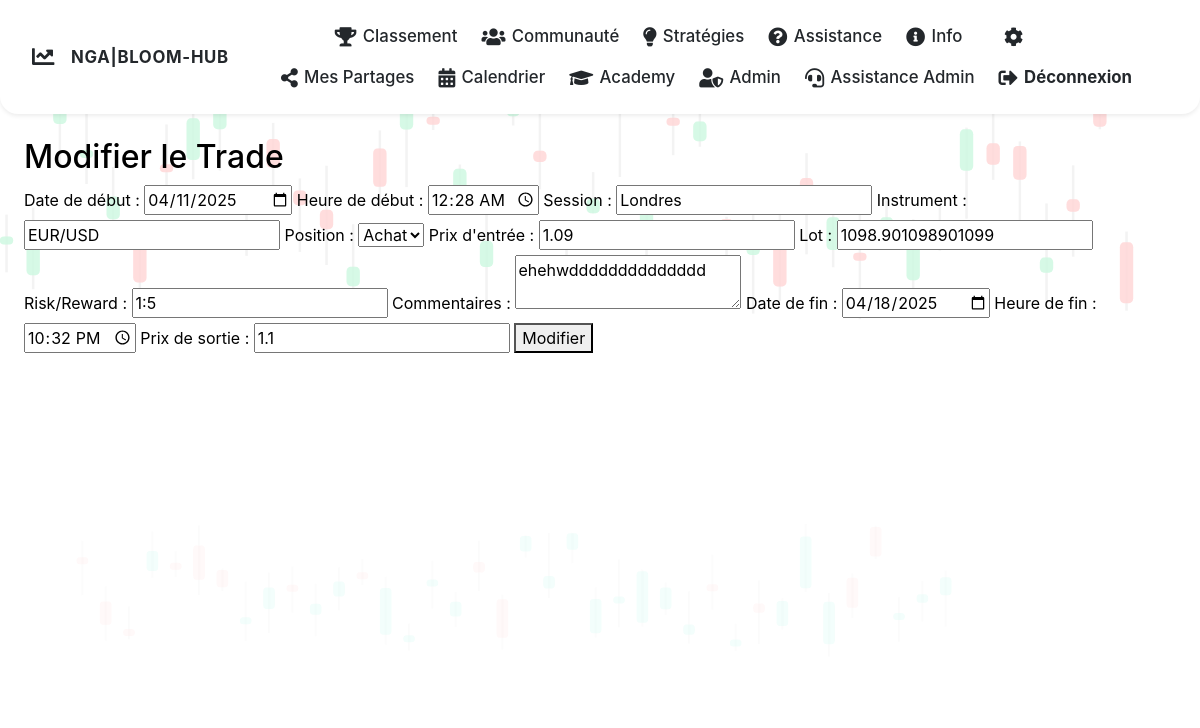
/edit_trade/13 (signed in), run on the app's committed database.
### main.py (models this page shows, shortened)
class Trade(db.Model):
    __tablename__ = 'trades'
    id = db.Column(db.Integer, primary_key=True)
    date_debut = db.Column(db.DateTime, nullable=False)
    date_fin = db.Column(db.DateTime, nullable=True)
    session = db.Column(db.String(50), nullable=False)
    instrument = db.Column(db.String(50), nullable=False)
    position = db.Column(db.String(10), nullable=False)
    prix_entree = db.Column(db.Float, nullable=False)
    prix_sortie = db.Column(db.Float, nullable=True)
    lot = db.Column(db.Float, nullable=False)
    risk_reward = db.Column(db.String(10), nullable=False)
    time_frame = db.Column(db.String(50), nullable=True)
    commentaires = db.Column(db.Text, nullable=True)
    capture = db.Column(db.String(200), nullable=True)
    resultat = db.Column(db.Float, nullable=True)
    pourcentage = db.Column(db.Float, nullable=True)
    statut = db.Column(db.String(20), default="EN_COURS")
    tags = db.Column(db.String(200), nullable=True)
    journal_id = db.Column(db.Integer, db.ForeignKey('journals.id'), nullable=False)
    date_enregistrement = db.Column(db.DateTime, nullable=False, default=datetime.utcnow)
    reflections = db.relationship('ReflectionEntry', backref='trade', lazy=True)

### main.py (the view, shortened to what this page needs)
@app.route('/edit_trade/<int:trade_id>', methods=['GET', 'POST'])
def edit_trade(trade_id):
    if 'user_id' not in session:
        return redirect(url_for('login'))
    trade = Trade.query.get(trade_id)
    if not trade:
        flash("Trade introuvable.")
        return redirect(url_for('home'))
    journal = Journal.query.get(trade.journal_id)
    if not journal or journal.user.id != session['user_id']:
        flash("Accès non autorisé.")
        return redirect(url_for('home'))
    return render_template('edit_trade.html', trade=trade)

### main.py (called while the page is built)
@app.context_processor
def inject_site_name():
    return {'site_name': 'NGA|BLOOM-HUB'}

### templates/edit_trade.html (shortened to what this page needs)
{% extends "base.html" %}
{% block content %}
<h2>Modifier le Trade</h2>
<form method="POST">
    <label for="date_debut">Date de début :</label>
    <input type="date" id="date_debut" name="date_debut" value="{{ trade.date_debut.strftime('%Y-%m-%d') }}" required>
    <label for="heure_debut">Heure de début :</label>
    <input type="time" id="heure_debut" name="heure_debut" value="{{ trade.date_debut.strftime('%H:%M') }}" required>
    <label for="session">Session :</label>
    <input type="text" id="session" name="session" value="{{ trade.session }}" required>
    <label for="instrument">Instrument :</label>
    <input type="text" id="instrument" name="instrument" value="{{ trade.instrument }}" required>
    <label for="position">Position :</label>
    <select id="position" name="position">
        <option value="achat" {% if trade.position == "achat" %}selected{% endif %}>Achat</option>
    </select>
    <label for="prix_entree">Prix d'entrée :</label>
    <input type="text" id="prix_entree" name="prix_entree" value="{{ trade.prix_entree }}" required>
    <label for="lot">Lot :</label>
    <input type="text" id="lot" name="lot" value="{{ trade.lot }}" required>
    <label for="risk_reward">Risk/Reward :</label>
    <input type="text" id="risk_reward" name="risk_reward" value="{{ trade.risk_reward }}" required>
    <label for="commentaires">Commentaires :</label>
    <textarea id="commentaires" name="commentaires">{{ trade.commentaires }}</textarea>
    <label for="date_fin">Date de fin :</label>
    <input type="date" id="date_fin" name="date_fin" value="{{ trade.date_fin.strftime('%Y-%m-%d') if trade.date_fin else '' }}">
    <label for="heure_fin">Heure de fin :</label>
    <input type="time" id="heure_fin" name="heure_fin" value="{{ trade.date_fin.strftime('%H:%M') if trade.date_fin else '' }}">
    <label for="prix_sortie">Prix de sortie :</label>
    <input type="text" id="prix_sortie" name="prix_sortie" value="{{ trade.prix_sortie if trade.prix_sortie else '' }}">
    <button type="submit">Modifier</button>
</form>
{% endblock %}

### static/css/style.css (style rules this page uses)
body { background: none; }
body:not(.dark-theme) { background-color: white; color: black; }
body { background: #f8f9fa; color: #23272b; }

### data on the page
Trade: date_debut "04/11/2025", heure_debut "00:28", session "Londres", instrument "EUR/USD", position "Achat", prix_entree "1.09", lot "1098.901098901099", risk_reward "1:5", commentaires "ehehwdddddddddddddd", date_fin "04/18/2025", heure_fin "22:32", prix_sortie "1.1"

### other printed values
{{ site_name }} "NGA|BLOOM-HUB"
